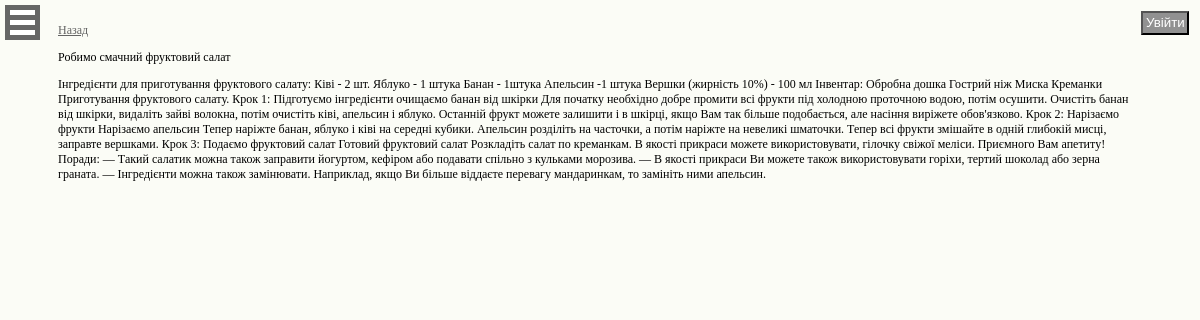
/courses.php?lesson_id=1, run on the app's committed database.
### tables this page shows
CREATE TABLE IF NOT EXISTS `lessons` (
  `id` int(6) NOT NULL,
  `author_id` int(4) NOT NULL,
  `mcourse_id` int(4) NOT NULL,
  `title` varchar(35) NOT NULL,
  `content` text NOT NULL,
  `cdate` datetime NOT NULL
);

### courses.php (called while the page is built, shortened)
<?php
include_once("system/site_data.php");
if(isset($_GET["lesson_id"])) {
    $lesson_id = intval($_GET["lesson_id"]);
}
switch($action) {
    default:
        if(isset($lesson_id)) {
            $lesson_data = mysql_query("SELECT id,author_id,mcourse_id,title,content,cdate FROM lessons WHERE id='$lesson_id'");
            $lesson_data_array = mysql_fetch_array($lesson_data);
        }
    break;
}
include_once("template/main.php");
?>

### system/site_data.php (called while the page is built, shortened)
<?php
$site_address = "http://your-course";
?>

### template/sep_lesson.php (the view, shortened to what this page needs)
<?php
if(!$lesson_data_array) {
    echo("За цим посиланням не знайдено уроку.");
}
else {
    printf("
        <a href='%s/courses.php?course_id=%s'>Назад</a>
        <p>%s</p>
        %s", $site_address, $lesson_data_array["mcourse_id"], $lesson_data_array["title"], $lesson_data_array["content"]);
}
?>

### template/main.php (shortened to what this page needs)
<!DOCTYPE HTML PUBLIC "-//W3C//DTD HTML 4.01 Transitional//EN" "http://www.w3.org/TR/html4/loose.dtd">
<html>
<head>
	<link href='template/css/main-style.css' rel='stylesheet' type='text/css'>
</head>
<body>
	<?php
	include_once("inc/glidemenu.php");
	include_once("inc/header.php");
	?>
	<div id='page_content'>
		<?php
		include_once("template/".$page_content_inc.".php");
		?>
	</div>
</body>
</html>

### inc/glidemenu.php (shortened to what this page needs)
<label class='btn-menu' for='hmt'>
	<span class='first'></span>
	<span class='second'></span>
	<span class='third'></span>
</label>

### inc/header.php (shortened to what this page needs)
<?php
if(!isset($_SESSION["user_nickname"])) {
	echo("<div class='right'><a href='".$site_address."/index.php?action=auth'><button id='login_button'>Увійти</button></a></div>");
}
else {
	echo("<span class='right'>Привіт, <a href='".$site_address."/users.php?user_id=".$_SESSION["user_id"]."'>".$_SESSION["user_nickname"]."</a>. <a href='".$site_address."/index.php?action=logout'>Вихід</a></span>");
}
?>

### template/css/main-style.css (style rules this page uses)
body { font-family: Verdana; font-size: 12px; background: #FBFCF6; }
a { color: #646464; }
.right { display: block; text-align: right; }
#page_content { margin: -15px 50px 0px; }
.btn-menu { color: #fff; background-color: #666; padding: 5px; position: fixed; top: 5px; left: 5px; cursor: pointer; transition: left .23s; z-index: 3; width: 25px; -webkit-transform: translateZ(0); -webkit-backface-visibility: hidden; }
.btn-menu span { display: block; height: 5px; background-color: #fff; margin: 5px 0 0; transition: all .1s linear .23s; position: relative; }
.btn-menu span.first { margin-top: 0; }
#login_button { display: inline-block; -webkit-transition-duration: 0.3s; transition-duration: 0.3s; -webkit-transition-property: box-shadow; transition-property: box-shadow; -webkit-transform: translateZ(0); transform: translateZ(0); box-shadow: 0 0 1px rgba(0, 0, 0, 0); margin: .2em; padding: 0.2em; cursor: pointer; background: #919191; text-decoration: none; color: #ffffff; -webkit-tap-highlight-color: rgba(0, 0, 0, 0); }

### data on the page
lessons: title "Робимо смачний фруктовий салат", content "Інгредієнти для приготування фруктового салату: Ківі - 2 шт. Яблуко - 1 штука Банан - 1штука Апельсин -1 штука Вершки (жирність 10%) - 100 мл Інвентар: Обробна дошка Гострий ніж Миска Креманки Приготування фруктового салату. Крок 1: Підготуємо інгредієнти очищаємо банан від шкірки Для початку необхідно добре промити всі фрукти під холодною проточною водою, потім осушити. Очистіть банан від шкірки, видаліть зайві волокна, потім очистіть ківі, апельсин і яблуко. Останній фрукт можете залишити і в шкірці, якщо Вам так більше подобається, але насіння виріжете обов'язково. Крок 2: Нарізаємо фрукти Нарізаємо апельсин Тепер наріжте банан, яблуко і ківі на середні кубики. Апельсин розділіть на…"
